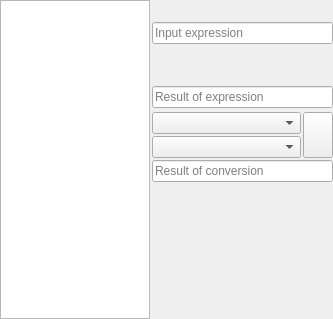
<?xml version="1.0" encoding="UTF-8"?>
<ui version="4.0">
 <class>FormUnitConverter</class>
 <widget class="QWidget" name="FormUnitConverter">
  <property name="geometry">
   <rect>
    <x>0</x>
    <y>0</y>
    <width>333</width>
    <height>319</height>
   </rect>
  </property>
  <property name="windowTitle">
   <string notr="true"/>
  </property>
  <layout class="QGridLayout" name="gridLayout_2">
   <property name="leftMargin">
    <number>0</number>
   </property>
   <property name="topMargin">
    <number>0</number>
   </property>
   <property name="rightMargin">
    <number>0</number>
   </property>
   <property name="bottomMargin">
    <number>0</number>
   </property>
   <property name="spacing">
    <number>2</number>
   </property>
   <item row="5" column="1">
    <layout class="QGridLayout" name="gridLayout">
     <property name="spacing">
      <number>2</number>
     </property>
     <item row="1" column="1" rowspan="2">
      <widget class="QPushButton" name="m_btnSwapUnits">
       <property name="sizePolicy">
        <sizepolicy hsizetype="Maximum" vsizetype="Expanding">
         <horstretch>0</horstretch>
         <verstretch>0</verstretch>
        </sizepolicy>
       </property>
       <property name="maximumSize">
        <size>
         <width>30</width>
         <height>16777215</height>
        </size>
       </property>
       <property name="toolTip">
        <string>Swap selected units.</string>
       </property>
       <property name="text">
        <string/>
       </property>
       <property name="icon">
        <iconset resource="../../resources/qonverter.qrc">
         <normaloff>:/graphics/swap.png</normaloff>:/graphics/swap.png</iconset>
       </property>
       <property name="iconSize">
        <size>
         <width>20</width>
         <height>38</height>
        </size>
       </property>
       <property name="flat">
        <bool>false</bool>
       </property>
      </widget>
     </item>
     <item row="1" column="0">
      <widget class="QComboBox" name="m_cmbInputUnit">
       <property name="toolTip">
        <string>Select input unit.</string>
       </property>
      </widget>
     </item>
     <item row="2" column="0">
      <widget class="QComboBox" name="m_cmbOutputUnit">
       <property name="toolTip">
        <string>Select output unit.</string>
       </property>
      </widget>
     </item>
    </layout>
   </item>
   <item row="3" column="1">
    <widget class="LineEdit" name="m_txtCalculatedInput">
     <property name="enabled">
      <bool>true</bool>
     </property>
     <property name="toolTip">
      <string>Result of your expression is displayed here.</string>
     </property>
     <property name="text">
      <string/>
     </property>
     <property name="readOnly">
      <bool>true</bool>
     </property>
     <property name="placeholderText">
      <string>Result of expression</string>
     </property>
    </widget>
   </item>
   <item row="2" column="1">
    <spacer name="verticalSpacer_2">
     <property name="orientation">
      <enum>Qt::Vertical</enum>
     </property>
     <property name="sizeType">
      <enum>QSizePolicy::Fixed</enum>
     </property>
     <property name="sizeHint" stdset="0">
      <size>
       <width>20</width>
       <height>40</height>
      </size>
     </property>
    </spacer>
   </item>
   <item row="6" column="1">
    <widget class="LineEdit" name="m_txtConvertedInput">
     <property name="toolTip">
      <string>Final result of conversion is displayed here.</string>
     </property>
     <property name="readOnly">
      <bool>true</bool>
     </property>
     <property name="placeholderText">
      <string>Result of conversion</string>
     </property>
    </widget>
   </item>
   <item row="1" column="1">
    <widget class="LineEdit" name="m_txtInput">
     <property name="toolTip">
      <string>Insert your mathematical expression here.</string>
     </property>
     <property name="styleSheet">
      <string notr="true"/>
     </property>
     <property name="placeholderText">
      <string>Input expression</string>
     </property>
    </widget>
   </item>
   <item row="7" column="1">
    <spacer name="verticalSpacer">
     <property name="orientation">
      <enum>Qt::Vertical</enum>
     </property>
     <property name="sizeHint" stdset="0">
      <size>
       <width>20</width>
       <height>40</height>
      </size>
     </property>
    </spacer>
   </item>
   <item row="0" column="1">
    <spacer name="verticalSpacer_3">
     <property name="orientation">
      <enum>Qt::Vertical</enum>
     </property>
     <property name="sizeType">
      <enum>QSizePolicy::Fixed</enum>
     </property>
     <property name="sizeHint" stdset="0">
      <size>
       <width>20</width>
       <height>20</height>
      </size>
     </property>
    </spacer>
   </item>
   <item row="0" column="0" rowspan="8">
    <widget class="QListWidget" name="m_listMagnitudes">
     <property name="sizePolicy">
      <sizepolicy hsizetype="Maximum" vsizetype="Expanding">
       <horstretch>0</horstretch>
       <verstretch>0</verstretch>
      </sizepolicy>
     </property>
     <property name="maximumSize">
      <size>
       <width>150</width>
       <height>16777215</height>
      </size>
     </property>
     <property name="toolTip">
      <string>Select desired magnitude.</string>
     </property>
     <property name="editTriggers">
      <set>QAbstractItemView::NoEditTriggers</set>
     </property>
     <property name="alternatingRowColors">
      <bool>false</bool>
     </property>
     <property name="resizeMode">
      <enum>QListView::Fixed</enum>
     </property>
    </widget>
   </item>
  </layout>
 </widget>
 <customwidgets>
  <customwidget>
   <class>LineEdit</class>
   <extends>QLineEdit</extends>
   <header>lineedit.h</header>
  </customwidget>
 </customwidgets>
 <resources>
  <include location="../../resources/qonverter.qrc"/>
 </resources>
 <connections/>
</ui>
